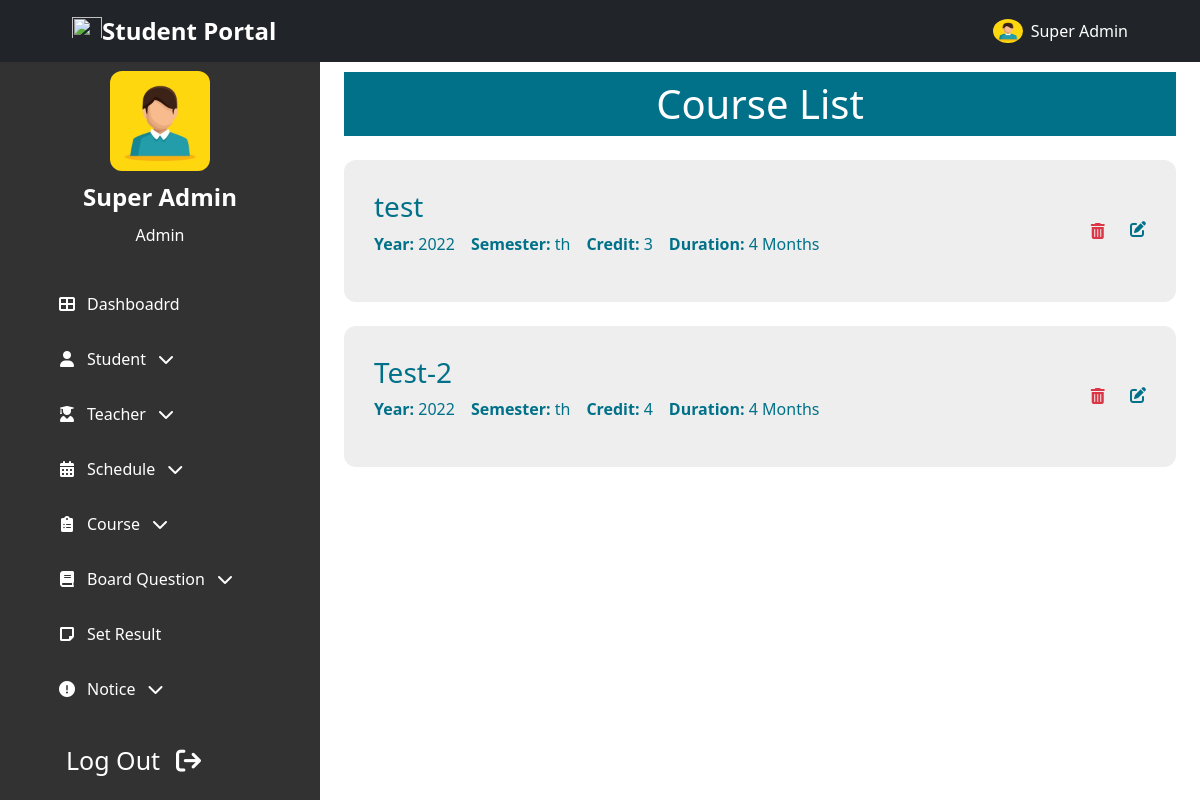
Page /admin/course_list.php (signed in) on the earlier database version.
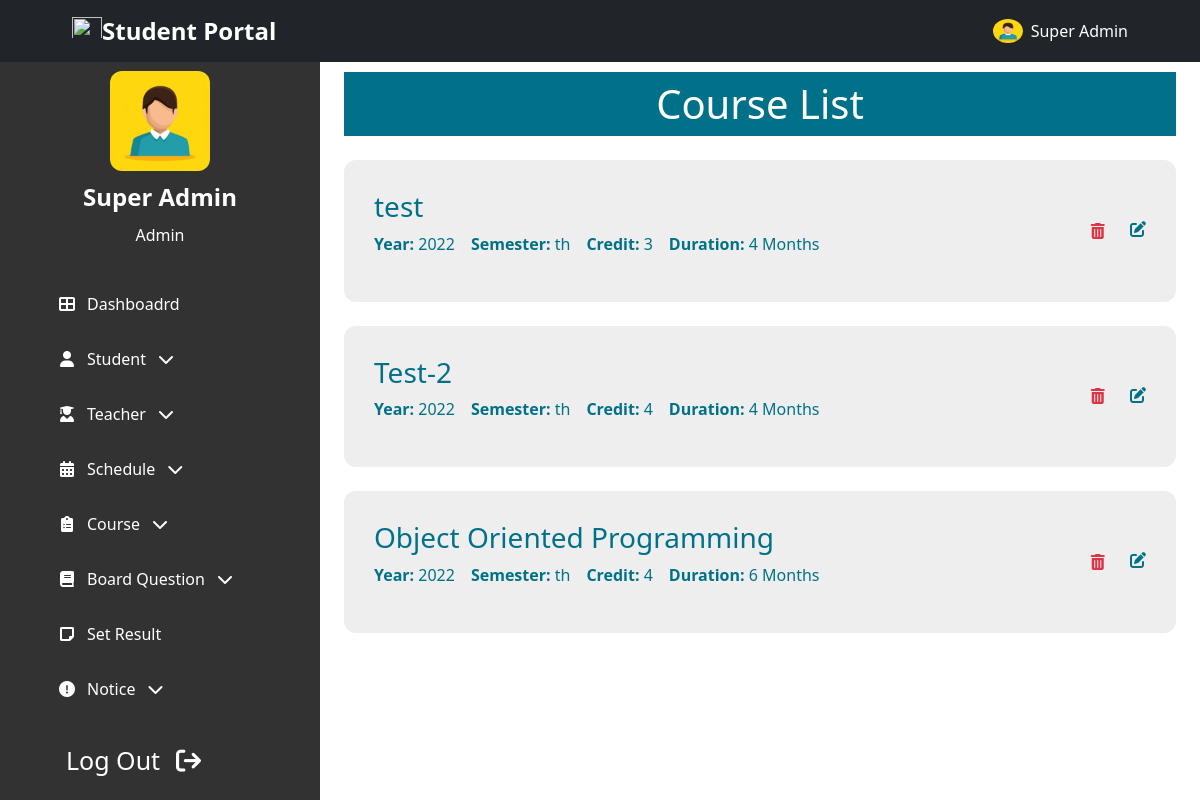
Same page on the later database version.
### tables this page shows
CREATE TABLE `Courses` (
  `id` int NOT NULL,
  `course_name` varchar(100) NOT NULL,
  `course_code` varchar(10) NOT NULL,
  `credits` int NOT NULL,
  `semester` int NOT NULL,
  `year` int NOT NULL,
  `duration` int NOT NULL,
  `updated_at` timestamp NOT NULL DEFAULT CURRENT_TIMESTAMP ON UPDATE CURRENT_TIMESTAMP,
  `created_at` timestamp NOT NULL DEFAULT CURRENT_TIMESTAMP
);

### admin/backend/course_list.php (called while the page is built, shortened)
<?php
    $sql    =   "SELECT * FROM `Courses` WHERE 1";
    $query  =   mysqli_query($conn, $sql);
    $crs  =   mysqli_fetch_all($query, MYSQLI_ASSOC);
?>

### admin/course_list.php (the view, shortened to what this page needs)
<!DOCTYPE html>
<html lang="en">
<?php
    include "admin_head.php";
    include "backend/course_list.php";
?>
<body class="">
<?php include "../header_nav.php";?>
    <section class="header-container">
        <?php include "admin_sidebar.php";?>
    </section>
    <section id="home-container"  class="home-container active-2"">
        <div class="px-4 py-5 mt-4">
            <h1 class="common-background-2 p-2 text-center">Course List</h1>
            <?php
            if(!empty($crs))
            {
                foreach($crs as $c)
                {
            ?>
            <div class="my-4">
                <div class="common-card d-flex justify-content-between align-items-center">
                    <div>
                        <h3><?php echo $c['course_name']?></h3>
                        <div class="d-flex flex-column flex-md-row">
                            <p class="pe-3">
                                <span class="fw-bold">Year:</span>
                                <?php echo $c['year']?>
                            </p>
                            <p class="pe-3">
                                <span class="fw-bold">Semester:</span>
                                <?php
                                    if($b['semester'] == 1)
                                    echo "1st";
                                else if($b['semester'] == 2)
                                    echo "2nd";
                                else if($b['semester'] == 3)
                                    echo "3rd";
                                else
                                    echo $b['semester']."th";
                                ?>
                            </p>
                            <br>
                            <p class="pe-3">
                                <span class="fw-bold">Credit:</span>
                                <?php echo $c['credits']?>
                            </p>
                            <p class="pe-3">
                                <span class="fw-bold">Duration:</span>
                                <?php echo $c['duration']?> Months
                            </p>
                        </div>
                    </div>
                    <div class="delete-edit-container">
                        <form method="post" style="display: contents;width: fit-content;">
                            <button type="submit" name="delete" id="delete" class="btn text-danger" value="<?php echo $c['id']; ?>">
                                <i class="fas fa-trash-alt px-0 px-lg-2"></i>
                            </button>
                        </form>
                        <a class="no-text-decoration" href="../admin/edit_course.php?id=<?php echo $c['id']; ?>">
                            <i class="fas fa-edit"></i>
                        </a>
                    </div>
                </div>
            </div>
            <?php
                }
            }
            ?>
        </div>
    </section>
</body>
</html>

Differences in the rows shown:
added courses: course_name "Object Oriented Programming", year "2022", credits "4", duration "6", $c['id'] 3 (drawn)
